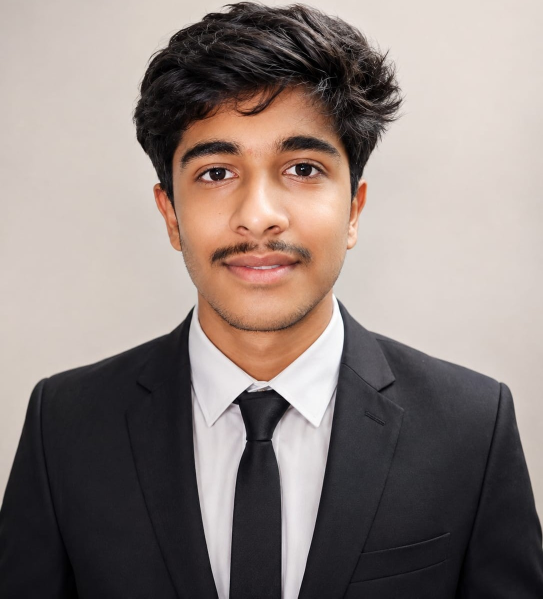
#> input picture assets/img/source/samar-original.jpg, 1086 x 1197 px (shown at 1/2 size)
$ python analyze-photo.py
#> lines starting #> are read from the running program, lines starting #| are printed output that depends on the picture
"""
analyze-photo.py — locate the subject in the source portrait.

Cropping a portrait blind is how you end up with a headless avatar. This
prints a luminance map plus a per-band skin-tone density so the framing in
CSS (object-position) can be chosen from evidence, not guesswork.

Run:  python analyze-photo.py
"""

import colorsys
import sys
from pathlib import Path

from PIL import Image, ImageOps

# The committed original that every derivative in assets/img/ is generated from.
# It used to point at the raw "WhatsApp Image 2026-08-27 at 11.27.35.jpeg" in the
# repo root, which meant the pipeline broke the moment that file was renamed or
# left out of a clone. Keeping the input inside assets/img/source/ makes
# regenerating the portrait reproducible for anyone who checks the repo out.
SRC = Path(__file__).parent / "assets" / "img" / "source" / "samar-original.jpg"
RAMP = " .:-=+*#%@"


def main() -> int:
    if not SRC.exists():
        print(f"source image not found: {SRC}", file=sys.stderr)
        return 1
    im = ImageOps.exif_transpose(Image.open(SRC)).convert("RGB")
#> im is the input picture: PIL image 1086x1197 RGB; mean R, G, B 141, 128.7, 124.2
    print(f"source: {im.width}x{im.height}\n")
#| source: 1086x1197

    w, h = 40, 46
    small = im.resize((w, h), Image.LANCZOS)
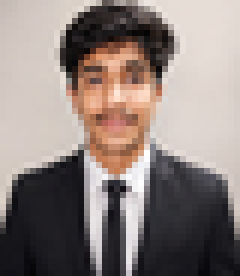
#> small: PIL image 40x46 RGB (shown 6 times larger); mean R, G, B 140.9, 128.7, 124.2
    px = small.load()
    print("luminance map (dark '.' -> bright '@'):")
    for y in range(h):
        row = ""
        for x in range(w):
            r, g, b = px[x, y]
            lum = (0.299 * r + 0.587 * g + 0.114 * b) / 255
            row += RAMP[min(9, int(lum * 10))]
        print(f"{int(y / h * 100):3d}% |{row}|")

    print("\nskin-tone density per band (finds the face):")
    big = im.resize((120, 160), Image.LANCZOS)
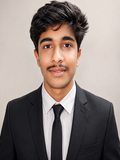
#> big: PIL image 120x160 RGB; mean R, G, B 141, 128.7, 124.2
    bp = big.load()
    bands = 16
    best = (0, -1)
    for band in range(bands):
        y0, y1 = band * 10, (band + 1) * 10
        hits = total = 0
        xs = []
        for y in range(y0, y1):
            for x in range(120):
                r, g, b = bp[x, y]
                total += 1
                hh, ss, vv = colorsys.rgb_to_hsv(r / 255, g / 255, b / 255)
                if 0.01 < hh < 0.10 and 0.18 < ss < 0.68 and vv > 0.28:
                    hits += 1
                    xs.append(x)
        pct = hits * 100 // total
        if pct > best[1]:
            best = (band, pct)
        cx = f"  centre-x ~{sum(xs) // len(xs) * 100 // 120}%" if xs else ""
        lo, hi = int(band / bands * 100), int((band + 1) / bands * 100)
        print(f"  y {lo:3d}-{hi:3d}%  skin {pct:3d}%  {'#' * (pct * 40 // 100)}{cx}")
#> after the loop, best = (5, 35)

    lo = int(best[0] / bands * 100)
#> lo = 31
    hi = int((best[0] + 1) / bands * 100)
#> hi = 37
    print(f"\ndensest skin band: y {lo}-{hi}%  ({best[1]}%)")
#| densest skin band: y 31-37%  (35%)
    print("-> use that as the vertical anchor for object-position on square crops.")
    return 0


if __name__ == "__main__":
    raise SystemExit(main())
#> (the program exits here)
